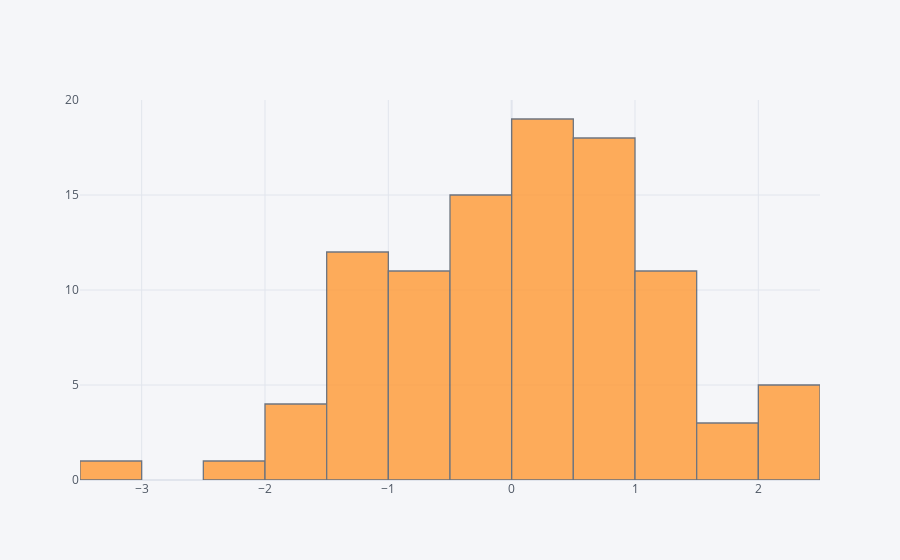

The code cell stored with this chart in its notebook:
### Code cell
# plot df['A']
df['A'].iplot(kind='hist',bins=25)

### Figure 1 — Plotly figure (JSON) as saved in the notebook; plotly's stock layout.template omitted (floating-point values rounded to 4 significant figures)
{"data": [{"histfunc": "count", "histnorm": "", "marker": {"color": "rgba(255, 153, 51, 1.0)", "line": {"color": "#4D5663", "width": 1.3}}, "name": "A", "nbinsx": 25, "opacity": 0.8, "orientation": "v", "type": "histogram", "x": [-1.219, -0.5466, 0.1813, -0.01459, 0.1715, -1.378, 2.249, -1.294, 0.6458, -0.3628, -0.883, 0.3979, 1.457, -0.425, 0.3706, 0.3774, 0.4277, -0.1623, -0.05802, -1.849, 0.8023, -1.947, -2.113, -0.5106, 1.38, -0.2829, -0.598, 0.9854, -0.05358, 0.6805, 0.9482, -1.115, 1.028, -1.457, 0.2384, 0.5128, 0.6552, -3.109, 0.4292, 0.7311, 0.7147, 0.2377, 0.5637, -0.1956, -1.472, -0.1677, 0.4152, -0.9065, -0.5056, 0.5349, 2.123, 2.271, -1.71, 1.52, -0.6181, 1.32, 0.7673, -0.6968, 0.2388, 1.028, -0.7672, -0.7377, 1.474, -1.351, -0.1134, 1.917, 1.231, 0.239, 0.7729, 0.0273, 0.7883, -0.007678, -0.4679, -0.3137, 0.5799, -0.4422, 0.01305, 1.143, 1.209, 1.234, -1.842, 0.3337, -1.009, 0.2541, -1.154, 0.1155, -0.3279, 2.033, 0.348, -1.251, 0.9309, -0.8142, 0.7763, 0.8468, 1.301, 0.05919, 2.151, 1.541, -1.443, -1.053]}], "layout": {"barmode": "overlay", "legend": {"bgcolor": "#F5F6F9", "font": {"color": "#4D5663"}}, "paper_bgcolor": "#F5F6F9", "plot_bgcolor": "#F5F6F9", "title": {"font": {"color": "#4D5663"}}, "xaxis": {"gridcolor": "#E1E5ED", "showgrid": true, "tickfont": {"color": "#4D5663"}, "title": {"font": {"color": "#4D5663"}, "text": ""}, "zerolinecolor": "#E1E5ED"}, "yaxis": {"gridcolor": "#E1E5ED", "showgrid": true, "tickfont": {"color": "#4D5663"}, "title": {"font": {"color": "#4D5663"}, "text": ""}, "zerolinecolor": "#E1E5ED"}}}
